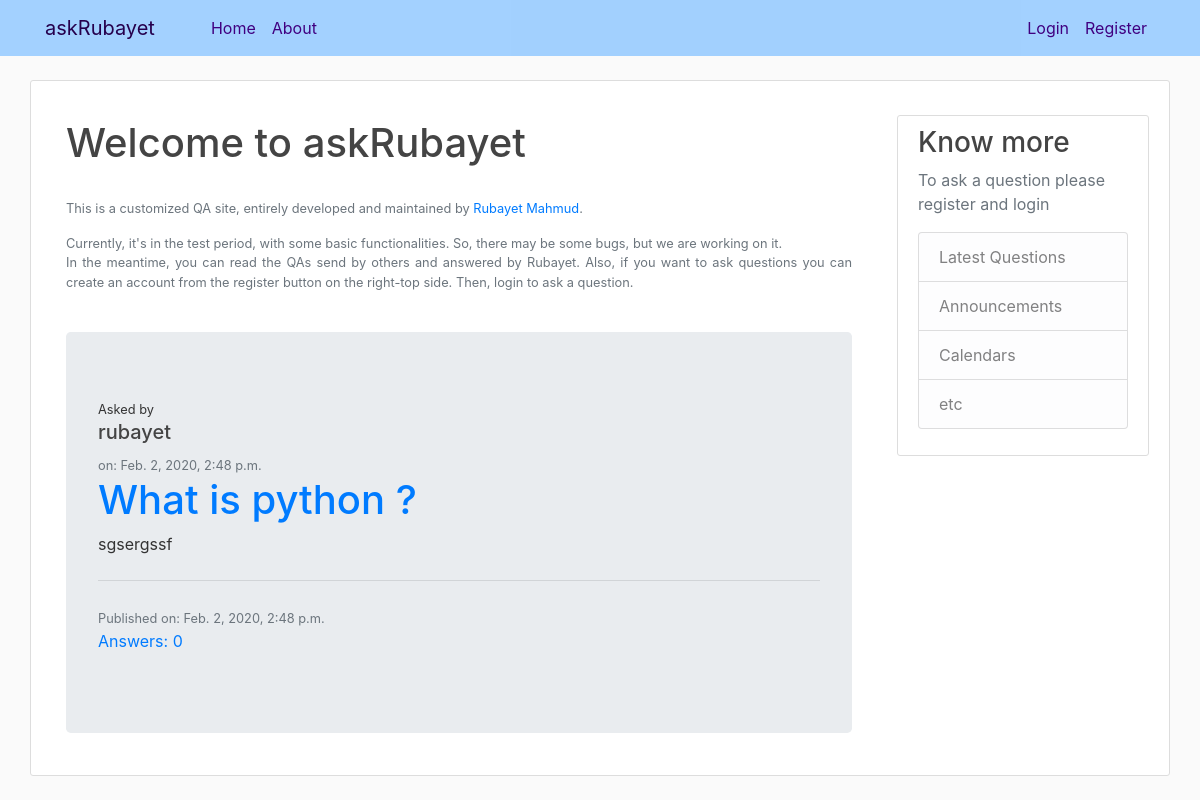
/, run on an earlier commit of the app's database.
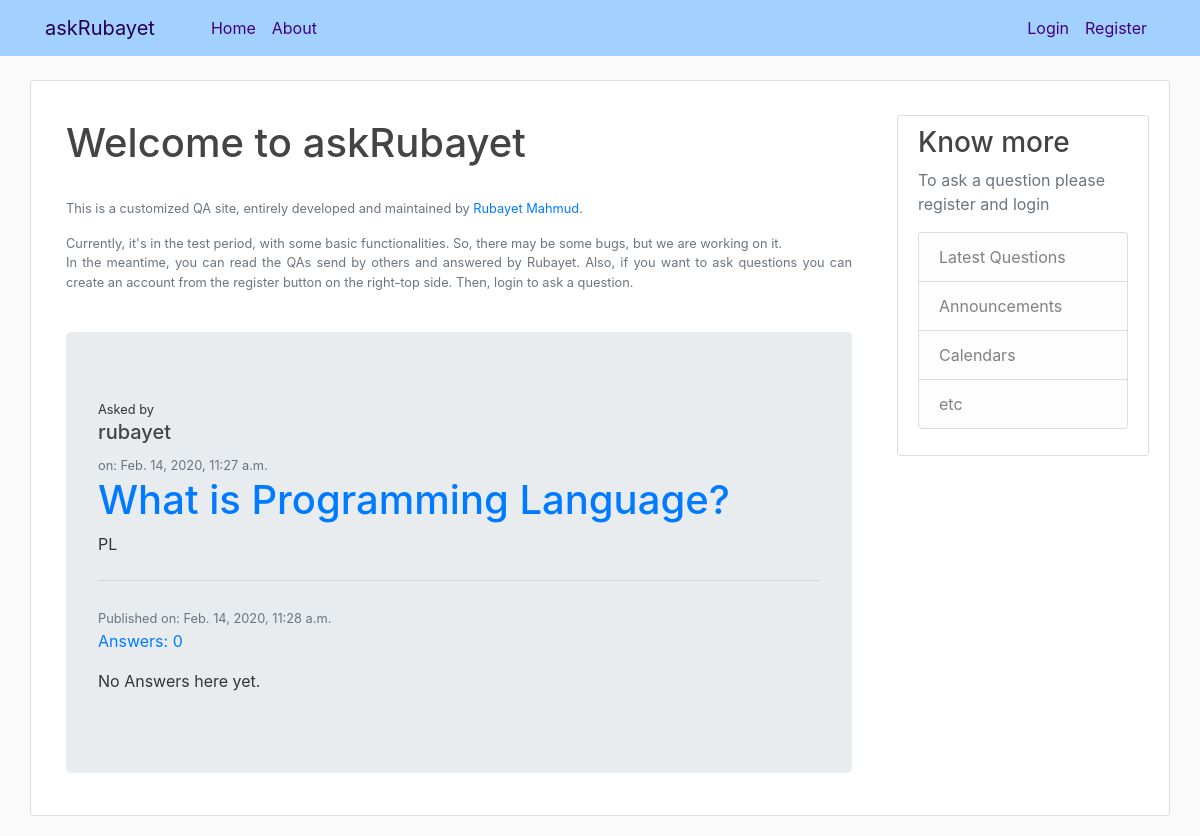
And on a later commit of the database.
### ask/models.py (models this page shows, shortened)
class Question(models.Model):
    author                  = models.ForeignKey(settings.AUTH_USER_MODEL, on_delete=models.CASCADE)
    title                   = models.CharField(max_length=300)
    optional_description    = models.TextField(blank=True, null=True)
    created_date            = models.DateTimeField(default=timezone.now)
    published_date          = models.DateTimeField(blank=True, null=True)
    def approved_answer(self):
        return self.answer.filter(approved_answer=True)

### ask/views.py (the view)
# urls.py: path('', views.ques_list, name='ques_list'),
def ques_list(request):
    ques = Question.objects.filter(published_date__lte=timezone.now()).order_by('-published_date')
    return render(request, 'ask/ques_list.html', {'ques': ques})

### ask/templates/ask/ques_list.html
{% extends "ask/base.html" %}
{% block content %}
<div class="container">
  {% if not user.is_authenticated %}
     <h1 class="mt-1">Welcome to askRubayet</h1>
     <small class="container text-muted mt-4">
        <p>This is a customized QA site, entirely developed and maintained by
        <a href="https://www.mrubayet.com">Rubayet Mahmud</a>.
        </p>
        <p>
        Currently, it's in the test period, with some basic functionalities.
        So, there may be some bugs, but we are working on it.
        <br>
        In the meantime, you can read the QAs send by others and answered by Rubayet.
        Also, if you want to ask questions you can create an account from
        the register button on the right-top side. Then, login to ask a question.
        </p>
     </small>
 {% endif %}
  {% for que in ques %}
  <div class="jumbotron">
    <small>Asked by</small>
    {% if que.author.first_name %}
      <h5>{{ que.author.first_name }}</h5>
    {% else %}
      <h5>{{ que.author }}</h5>
    {% endif %}
    <small class="text-muted"> on: {{ que.created_date }}</small>
    <h1 class="display-5"><a href="{% url 'ques_detail' pk=que.pk %}">{{ que.title }}</a></h1>
    <p >{{ que.optional_description|linebreaksbr }}</p>
    <hr class="my-4">
    {% if que.published_date %}
      <small class="text-muted">Published on: {{ que.published_date }}</small>
    {% endif %}
    <p class="display-5"><a href="{% url 'ques_detail' pk=que.pk %}">Answers: {{ que.approved_answer.count }}</a></p>
      {% for ans in que.answer.all %}
        {% if ans.approved_answer %}
        <div class="answer">
          <strong>{{ ans.author }}</strong> Says
          <small class="text-muted">on {{ans.created_date }} </small>
          <p class="lead">{{ ans.text }}</p>
        </div>
        {% endif %}
      {% empty %}
        <p>No Answers here yet.</p>
      {% endfor %}
  </div>
  {% empty %}
  <div class="container">
    <p>No Question posted yet.</p>
    <p>  <a href="{% url 'ques_new' %}">Ask a Question now</a>
      or come back later.</p>
  </div>
  {% endfor %}
</div>
{% endblock content %}

What changed in the data, as far as the page shows it:
changed Question "rubayet": created_date "Feb. 2, 2020, 2:48 p.m." → "Feb. 14, 2020, 11:27 a.m."; title "What is python ?" → "What is Programming Language?"; optional_description "sgsergssf" → "PL"; published_date "Feb. 2, 2020, 2:48 p.m." → "Feb. 14, 2020, 11:28 a.m."; now shows "No Answers here yet."
